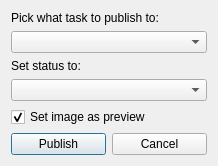
<?xml version="1.0" encoding="UTF-8"?>
<ui version="4.0">
 <class>dlg_PickTask</class>
 <widget class="QDialog" name="dlg_PickTask">
  <property name="geometry">
   <rect>
    <x>0</x>
    <y>0</y>
    <width>218</width>
    <height>143</height>
   </rect>
  </property>
  <property name="windowTitle">
   <string>Dialog</string>
  </property>
  <property name="sizeGripEnabled">
   <bool>false</bool>
  </property>
  <property name="modal">
   <bool>false</bool>
  </property>
  <layout class="QVBoxLayout" name="verticalLayout_2">
   <item>
    <widget class="QLabel" name="label">
     <property name="sizePolicy">
      <sizepolicy hsizetype="Minimum" vsizetype="Maximum">
       <horstretch>0</horstretch>
       <verstretch>0</verstretch>
      </sizepolicy>
     </property>
     <property name="text">
      <string>Pick what task to publish to:</string>
     </property>
    </widget>
   </item>
   <item>
    <widget class="QComboBox" name="task_Box"/>
   </item>
   <item>
    <widget class="QLabel" name="label_2">
     <property name="text">
      <string>Set status to:</string>
     </property>
    </widget>
   </item>
   <item>
    <widget class="QComboBox" name="status_Box"/>
   </item>
   <item>
    <widget class="QCheckBox" name="cb_preview">
     <property name="enabled">
      <bool>true</bool>
     </property>
     <property name="text">
      <string>Set image as preview</string>
     </property>
     <property name="checked">
      <bool>true</bool>
     </property>
    </widget>
   </item>
   <item>
    <spacer name="verticalSpacer">
     <property name="orientation">
      <enum>Qt::Vertical</enum>
     </property>
     <property name="sizeHint" stdset="0">
      <size>
       <width>20</width>
       <height>40</height>
      </size>
     </property>
    </spacer>
   </item>
   <item>
    <layout class="QHBoxLayout" name="horizontalLayout">
     <item>
      <widget class="QPushButton" name="btn_publish">
       <property name="text">
        <string>Publish</string>
       </property>
       <property name="default">
        <bool>true</bool>
       </property>
      </widget>
     </item>
     <item>
      <widget class="QPushButton" name="btn_cancel">
       <property name="text">
        <string>Cancel</string>
       </property>
      </widget>
     </item>
    </layout>
   </item>
  </layout>
 </widget>
 <resources/>
 <connections/>
</ui>
